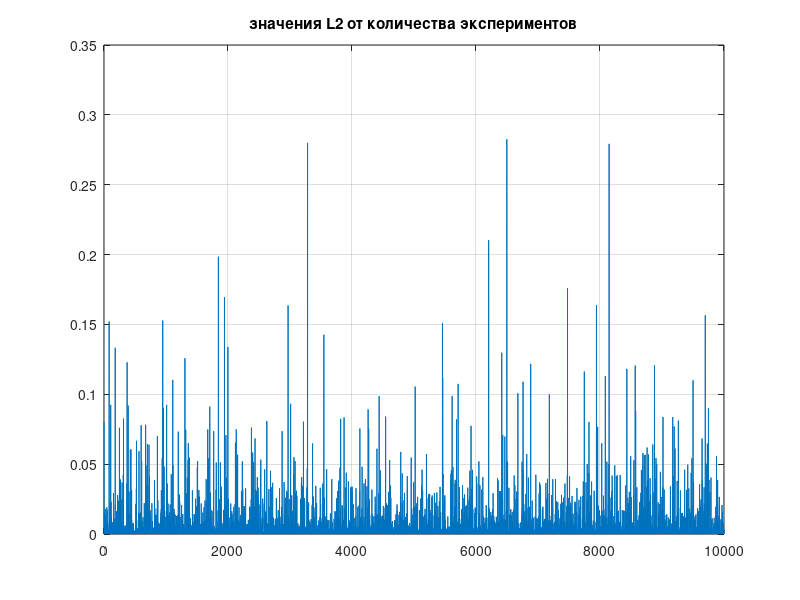
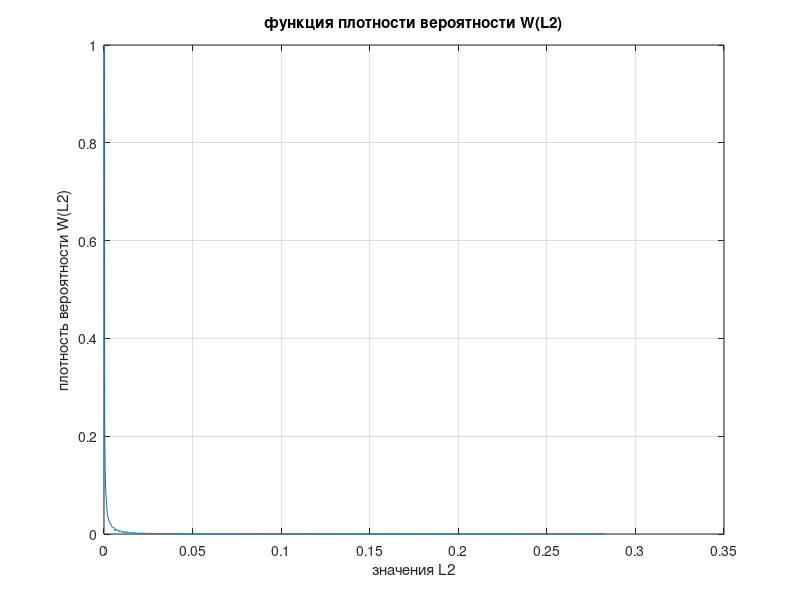
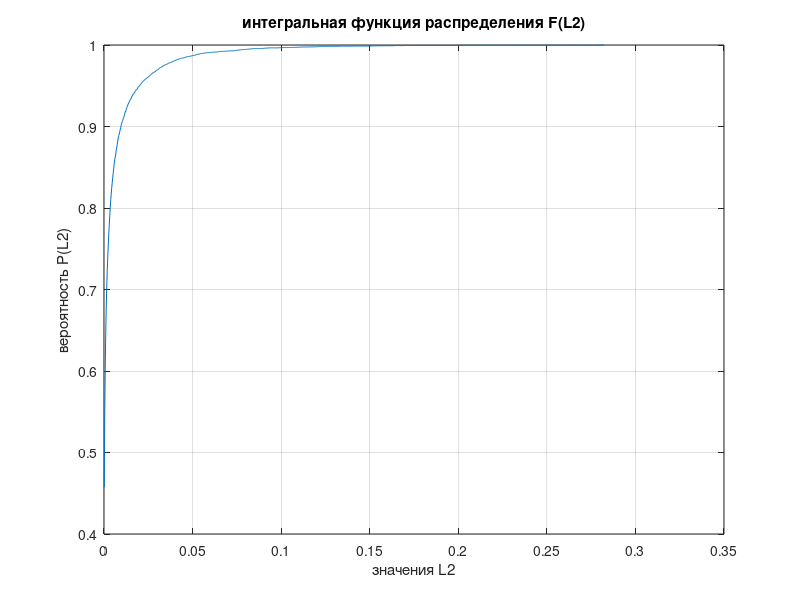

Here is the MATLAB script that generated these plots, in order:
clear, clc;

% генерирование гауссова шума, расчет ковариационной матрицы, отношения
% правдоподобия для случая независимости и однородности шумов (сигмаii = сигма)

M = 4;%M - количество элементов решетки
N = 16;%N - количество временныx выборок
Q = 10000;%Q - количество экспериментов
Renoise = zeros(M, 1);%Renoise - действительная часть шумового сигнала
Imnoise = zeros(M, 1);%Imnoise - мнимая часть генерированного шума
noise = zeros(M, 1);%noise - сгенерирован c использованием встроенной функции или или вручную
%матрица А - формула 8 страница 3. A=q*B
%матрица B - ковариационная матрица, В=(1/q)*A = (1/q)*sum(<noise1*noise1'>)
L2 = zeros(1,Q);%массив тест-статистик для случая однородных независимых шумов
for r=1:Q    %цикл по количеству экспериметнов
A = zeros(M);
for k=1:N    %цикл по временным выборкам
    %noise = wgn(M, 1, 1, 'complex'); %генерируем шум размерности М встроенной функцией
    Renoise = randn(M, 1)/sqrt(2); %деление на sqrt(2) для нормироки дисперсии noise1
    Imnoise = randn(M, 1)/sqrt(2);
    noise = Renoise + 1i*Imnoise;
    A=A + (noise*noise');
end;

B = A./N;
% disp('Ковариационная матрица шума');
% disp(B2);
DetA2 = det(A); %детерминант матрицы А
SpA2 = trace(A); %шпур матрицы А
%L2 - отношение правдоподобия Л2 см формулу 13 на странице 4
L2(1,r) = real((DetA2^N)./((SpA2./M)^(N*M)));
% disp('Отношение правдоподобия для независимого однородного шума');
% disp(L2(r));
end;

figure
plot(real(L2));
grid on;
title('значения L2 от количества экспериментов');
figure

v = 1000;
[m, t] = hist(L2, v);
WL2 = m/(Q*(t(2)-t(1)));
plot(t, WL2./max(WL2));
grid on;
title('функция плотности вероятности W(L2)');
xlabel('значения L2');
ylabel('плотность вероятности W(L2)');
grid on

figure
f=cumsum(m/Q);
plot(t, f);
grid on;
title('интегральная функция распределения F(L2)');
xlabel('значения L2');
ylabel('вероятность P(L2)');
grid on

disp('ковариационная матрица');
disp(B);
disp('детерминант матрицы А = B * N');
 disp(DetA2);
 disp('шпур матрицы А = B * N');
 disp(SpA2);
